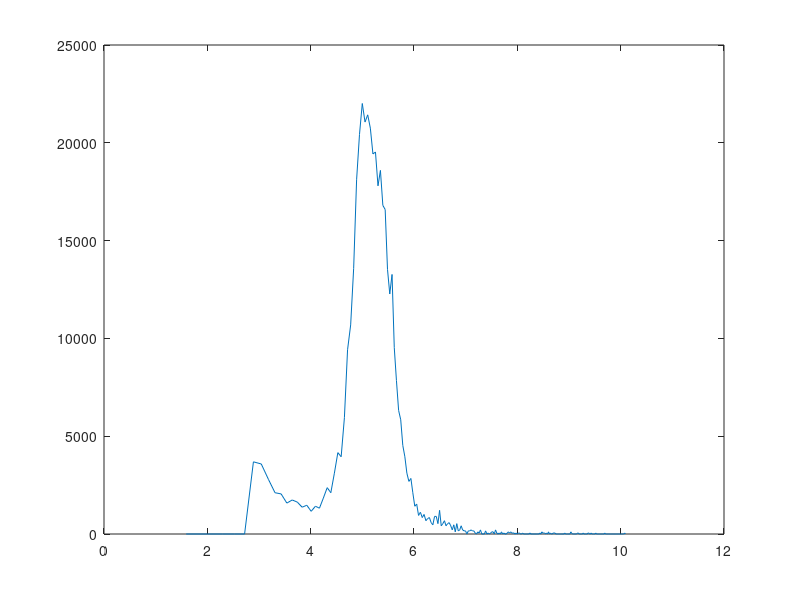
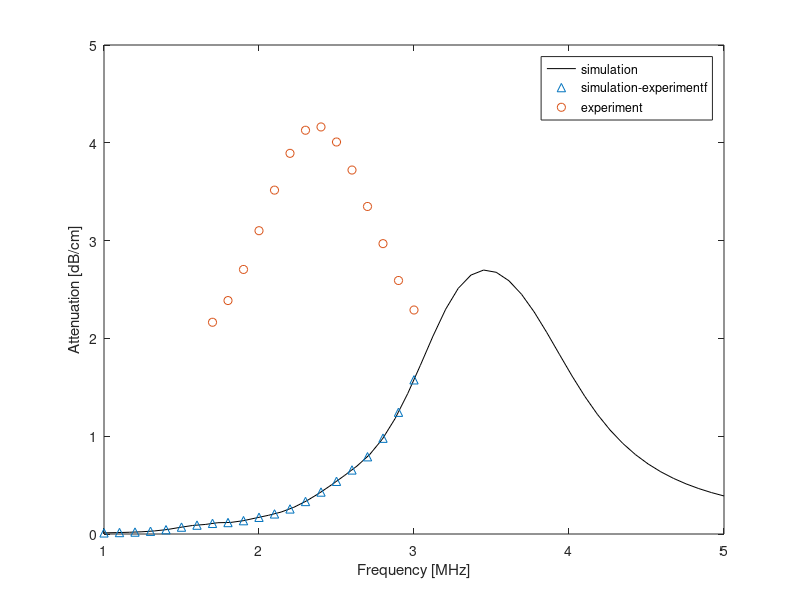

The MATLAB script that drew these images, in order: (Note: this script raises an error after producing the figures.)
% M-file to calculate the linear extinction cross-section and attenuation
% of a given microbubble population
%
% Based on the paper "uniform scattering and attenuation..."
% fit 2kpa attenuation

clear all 
%close all

tic
%% load size distribution
load size20171214tip730ul
load 2017-12-14dspc2_3ul
% load size20171214dspc2_3ul.mat % size data
% load 2017-12-14dspc2_3ul.mat     % fexcitation-attenuation data

%% Input Parameters
plott = 1;% set this to 0 when fitting

frange = linspace(1e6,5e6,50);% frequency range of interest

r0 = 0.5*D(:,1)/1e6;% Microbubble radii of interest (rmin to rmax of sizing data), um
%r0 = linspace(2e-6,3e-6,100);% Microbubble radii of interest (rmin to rmax of sizing data)
% plot mb size distribution
figure;
plot(D(:,1),D(:,2))

elas_mod_range = 2%:0.01:0.9%:0.1:1;% Elastic compression modulus (Marmottant model), N/m Chi
kaps_range =  1e-8%[1:1:25]*1e-9;% Interfacial dilational viscosity
sig_mar_range = 0.0%[0:0.001:0.02];% initial Surface tension water/lipid/PFC interface (coated bubble), N/m
nratio = 1% adjustment of mbs concentration

volume = 50*1e-6; % holder volume m^3 5e-6 50ml
d = 0.5e-2; % holder path length m

%% Physical Parameters (SI units)

kap = 1.07;% Octofluoropropane polytropic exponent
mu = 0.001;% Shear liquid viscosity, Pa*s
rho = 998;% Density of liquid, kg/m^3
P0 = 1e5;% Atmospheric pressure, Pa
sig = 0.072;% Surface tension, water/PFC gas interface (free bubble), N/m
c = 1498;% Sound speed in liquid, m/s


for CHIii = 1:length(elas_mod_range);
    for kapsii = 1:length(kaps_range)
        for sig_marii =1:length(sig_mar_range)
            elas_mod = elas_mod_range(CHIii);
            kaps = kaps_range(kapsii);
            sig_mar = sig_mar_range(sig_marii);
            
            for ifreq = 1:length(frange)
                for iradius = 1:length(r0)
                    %% Driving, Natural, and Resonant Frequencies
                    
                    wd = (2*pi).*(frange);% Angular driving frequency
                    w0 = (1./r0(iradius)).*sqrt(((3*kap*P0)/rho).*(1+((2*sig)./(P0.*r0(iradius))))- ...
                        ((2*sig)./(rho.*r0(iradius))));% Angular Minnaert natural frequency including surface tension (free bubble), pg.183 Acoustic Bubble
                    
                    % Marmottant
                    w0_mar = (1./r0(iradius)).*sqrt(((3*kap*P0)/rho).*(1+((2*sig_mar)./(P0.*r0(iradius))))- ...
                        ((2*sig_mar)./(rho.*r0(iradius)))+((4*elas_mod)./(r0(iradius).*rho)));%Angular natural frequency for coated bubble (Marmottant model)
                    
                    %% Damping
                    
                    % Damping for free bubble
                    d_vis = (4*mu)./(rho.*w0.*(r0(iradius).^2));% Damping from liquid (viscosity)
                    d_shell = 0;% Damping from shell encapsulation (dilational viscosity)
                    d_rad = ((wd.^2).*r0(iradius))./(w0.*c);% Damping from acoustic radiation (frequency dependent!)
                    
                    d_total = d_vis + d_shell + d_rad;% Total damping
                    
                    % Damping for Marmottant Model
                    d_vis_mar = (4*mu)./(rho.*w0_mar.*(r0(iradius).^2));% Damping from liquid (viscosity)
                    d_shell_mar = (4*kaps)./(rho.*w0_mar.*(r0(iradius).^3));% Damping from shell encapsulation (dilational viscosity)
                    d_rad_mar = ((wd.^2).*r0(iradius))./(w0_mar.*c);% Damping from acoustic radiation (frequency dependent!)
                    
                    d_total_mar = d_vis_mar + d_shell_mar + d_rad_mar;% Total damping
                    
                    %% Extinction Cross-section
                    
                    % Free bubble
                    cap_omega = w0./wd;
                    lin_ext_cross(iradius,:) = (4*pi.*r0(iradius).^2).*((c.*d_total)./(w0.*r0(iradius))).* ...
                        ((cap_omega.^2)./(((1-(cap_omega.^2)).^2)+((cap_omega.^2).*(d_total.^2))));% Linear extinction cross-section for free bubble
                    
                    % Coated bubble (linear Marmottant)
                    cap_omega_mar = w0_mar./wd;
                    lin_ext_cross_mar(iradius,:) = (4*pi*r0(iradius)^2).*((c.*d_total_mar)./(w0_mar*r0(iradius))).* ...
                        ((cap_omega_mar.^2)./(((1-(cap_omega_mar.^2)).^2)+((cap_omega_mar.^2).* ...
                        (d_total_mar.^2))));% Linear extinction cross-section for Marmottant Model
                   
                end
            end
            
            %% Attenuation
            
            mb_dist = nratio*D(:,2);% Microbubble size distribution (number density)
            %mb_dist = 2.2e4.*gaussmf(r0,[.15e-6 2.5e-6]);% Microbubble size distribution (number density)
            
            for iradius = 1:length(r0)
                % Free bubble
                att(iradius,:) = 10*log10(exp(1)).*lin_ext_cross(iradius,:).*mb_dist(iradius);
                
                % Coated bubble (Marmottant)
                att_mar(iradius,:) = 10*log10(exp(1)).*lin_ext_cross_mar(iradius,:).*mb_dist(iradius);
            end
            
            
            %% fitting to exp to calculate error
            
            % volume averaged extinction cross section multiples d (equation 5 in paper)
            % coverted into db/cm
            %plot(frange./1e6,sum(att)/volume*d/(d*1e2),'k'? % free bubble
            atten_c_sim = sum(att_mar)/volume*d/(d*1e2); % coated bubble
            
            atten_c_sim_yy = spline(frange./1e6,atten_c_sim,fexcitation);
            error(CHIii,kapsii,sig_marii) = sum((atten_c_sim_yy(1:end) - (atten_c(1,1:end))-2.8).^2); % 10 means fit from f = 2mhz
            
        end
    end
end

toc

%% find best fit
[v,loc] = min(error(:));
[ii,jj,k] = ind2sub(size(error),loc);
CHI_fit = elas_mod_range(ii)
kaps_fit = kaps_range(jj)
sig0_fit = sig_mar_range(k)


%% Plotting
if plott == 1;
    figure(3);
    plot(frange./1e6,atten_c_sim,'k',fexcitation,atten_c_sim_yy,'^',fexcitation(8:end),atten_c(1,8:end),'o');hold on
    legend('simulation','simulation-experimentf','experiment');
    ylabel('Attenuation [dB/cm]');xlabel('Frequency [MHz]');
    figformat
    xlim([1 3])
end
%plot(frange./1e6,sum(att)/volume*d/(d*1e2),'k') % free bubble
%% volume fraction of mbs
volume_mbs = sum((4/3*pi*r0.^3).*mb_dist); % m^3
volumeFraction = volume_mbs/(volume)